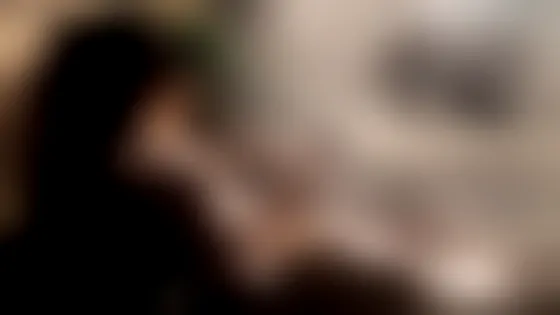
#> input picture assets/img/steam/s-000.webp, 560 x 315 px
$ python -i film.py   (imports and definitions only)
#> lines starting #> are read from the running program, lines starting #| are printed output that depends on the picture
#> further down, picture is the input picture: PIL image 560x315 RGB; mean R, G, B 97.8, 81.4, 70.8
"""The room behind the glass: the clip's clean band, drawn sharp.

    ffmpeg -i clip.mp4 -vf "fps=COUNT/DURATION" -frames:v 120 -q:v 2 raw/f-%03d.jpg
    python3 tools/film.py raw

The source is a 16:9 sauna clip. Only the top third of its frame is used —
wall, steam, a head in profile — and the crop window pans slowly across that
band over the 120 stills. The band was checked frame by frame before it was
chosen; BAND is the line it was checked at and is not a number to raise
casually. Nothing below it goes on the page.

The clip itself is not in the repository. Re-run this against a fresh set of
stills to swap it, and keep COUNT in step with `F.count` in assets/js/main.js.
"""
import pathlib
import sys
from PIL import Image, ImageEnhance, ImageFilter

ROOT = pathlib.Path(__file__).resolve().parent.parent
OUT  = ROOT / 'assets/img/steam'

COUNT   = 120           # stills across the whole page
W, H    = 960, 540      # 16:9
BAND    = 0.345         # of the source frame, from the top — the checked line
PAN     = (0.335, 0.235)  # window centre, start → end, as a fraction of width
QUALITY = 70

# the band is bright — steam holds a lot of light — and the page's type carries
# only a text-shadow for ground, so it is brought down hard and warmed back up
EXPOSURE = 0.62
WARM     = (1.06, 1.00, 0.90)
CONTRAST = 1.08


def lerp(a, b, t):
    return a + (b - a) * t


def build(src, u):
    im = Image.open(src).convert('RGB')
    sw, sh = im.size
    bh = round(sh * BAND)
    cw = round(bh * W / H)
    if cw > sw:                      # never ask for more than the source has
        cw = sw
        bh = round(cw * H / W)
    x = min(max(lerp(PAN[0], PAN[1], u) * sw - cw / 2, 0), sw - cw)
    return im.resize((W, H), Image.LANCZOS, box=(x, 0, x + cw, bh))


def grade(im):
    im = ImageEnhance.Brightness(im).enhance(EXPOSURE)
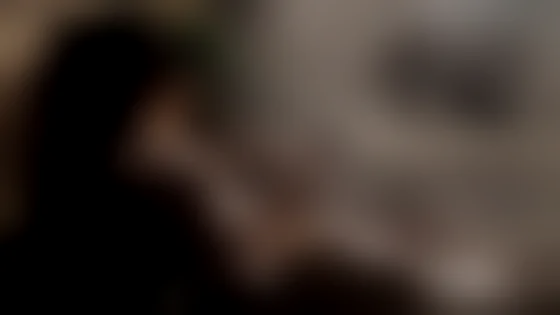
#> im: PIL image 560x315 RGB; mean R, G, B 60.2, 50, 43.5
    r, g, b = im.split()
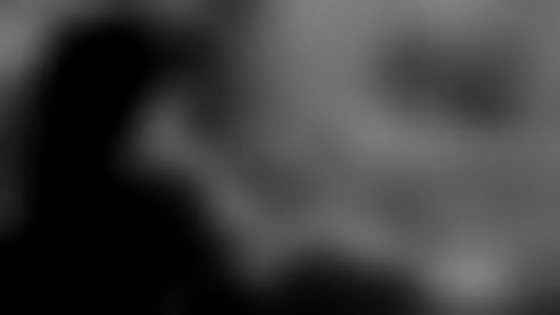
#> r: PIL image 560x315 L; min 0, max 129, mean 60.2
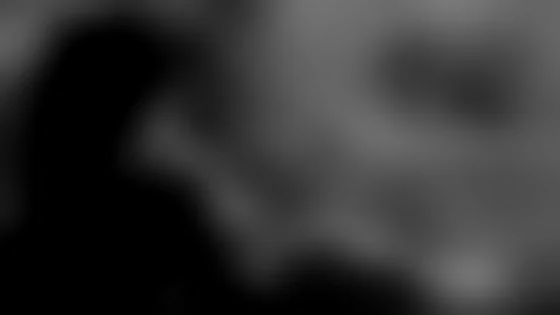
#> g: PIL image 560x315 L; min 0, max 121, mean 50
    im = Image.merge('RGB', (r.point(lambda v: min(255, int(v * WARM[0] + 2))),
                             g.point(lambda v: min(255, int(v * WARM[1]))),
                             b.point(lambda v: int(v * WARM[2]))))
    im = ImageEnhance.Contrast(im).enhance(CONTRAST)
    return im.filter(ImageFilter.UnsharpMask(radius=1.4, percent=70, threshold=2))


def main():
    raw = pathlib.Path(sys.argv[1] if len(sys.argv) > 1 else 'raw')
    srcs = sorted(p for p in raw.iterdir()
                  if p.suffix.lower() in ('.jpg', '.jpeg', '.png'))
    if len(srcs) < COUNT:
        raise SystemExit('need %d stills in %s, found %d' % (COUNT, raw, len(srcs)))

    OUT.mkdir(parents=True, exist_ok=True)
    for f in OUT.glob('*.webp'):
        f.unlink()

    total = 0
    for i in range(COUNT):
        p = OUT / ('s-%03d.webp' % i)
        grade(build(srcs[i], i / (COUNT - 1))).save(p, quality=QUALITY, method=6)
        total += p.stat().st_size

    print('frames: %d | %dx%d | %.0f KB (%.1f KB each)'
          % (COUNT, W, H, total / 1024, total / 1024 / COUNT))


# [2 lines not run here, left out]

>>> from PIL import Image
>>> picture = Image.open('../assets/img/steam/s-000.webp')
>>> result = grade(picture)

$ run again, on assets/img/steam/s-005.webp
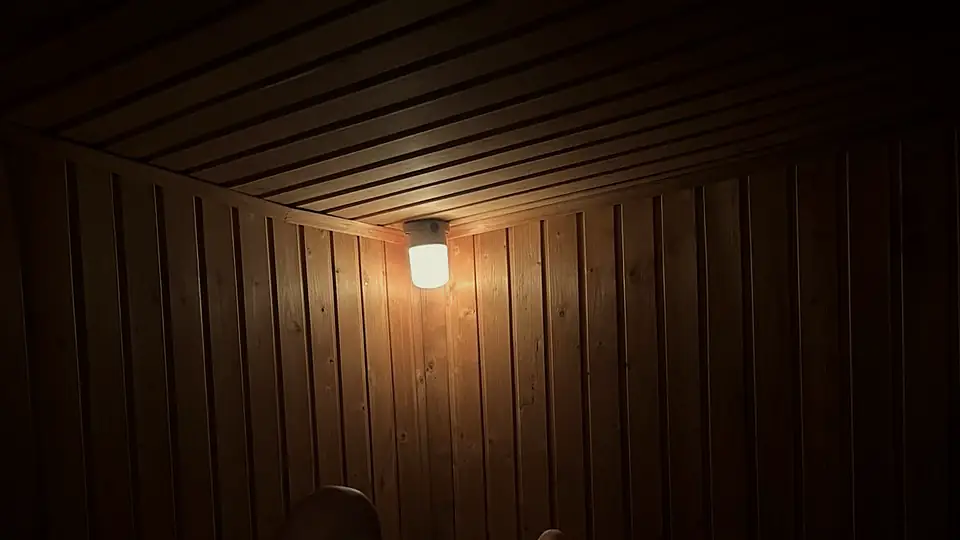
#> input picture assets/img/steam/s-005.webp, 960 x 540 px
#> picture is the input picture: PIL image 960x540 RGB; mean R, G, B 40.7, 24.5, 13.4
#> in grade, `r, g, b = im.split()`:
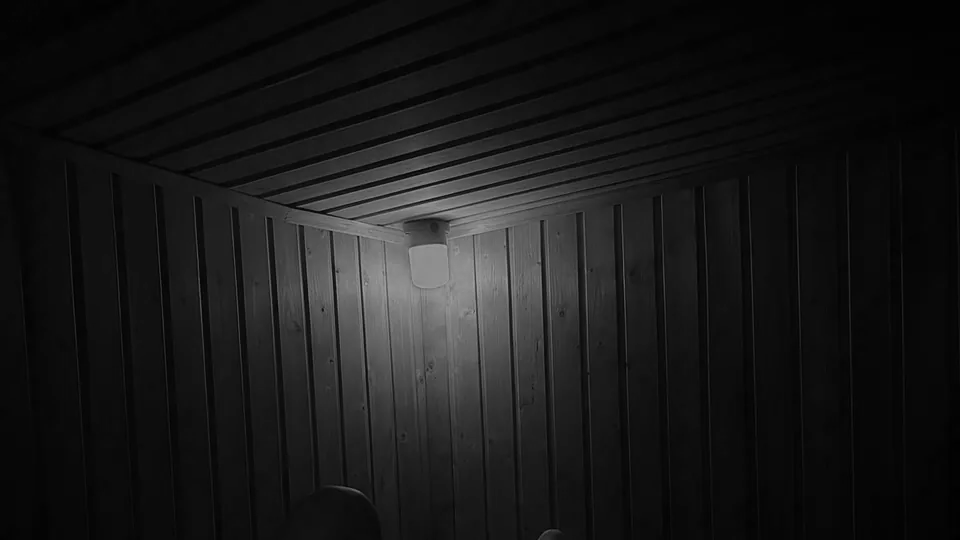
#> r: PIL image 960x540 L; min 0, max 158, mean 24.7
#> in grade, `r, g, b = im.split()`:
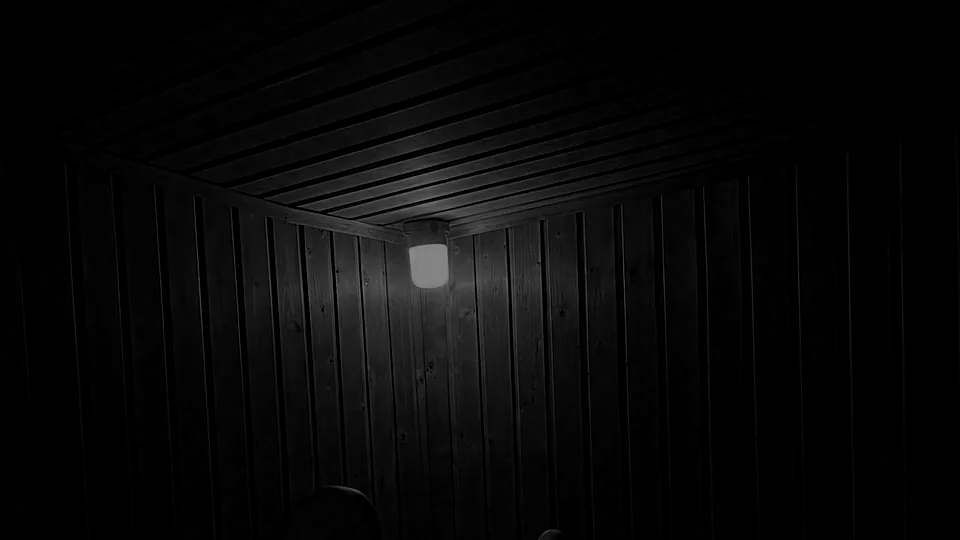
#> b: PIL image 960x540 L; min 0, max 141, mean 8
